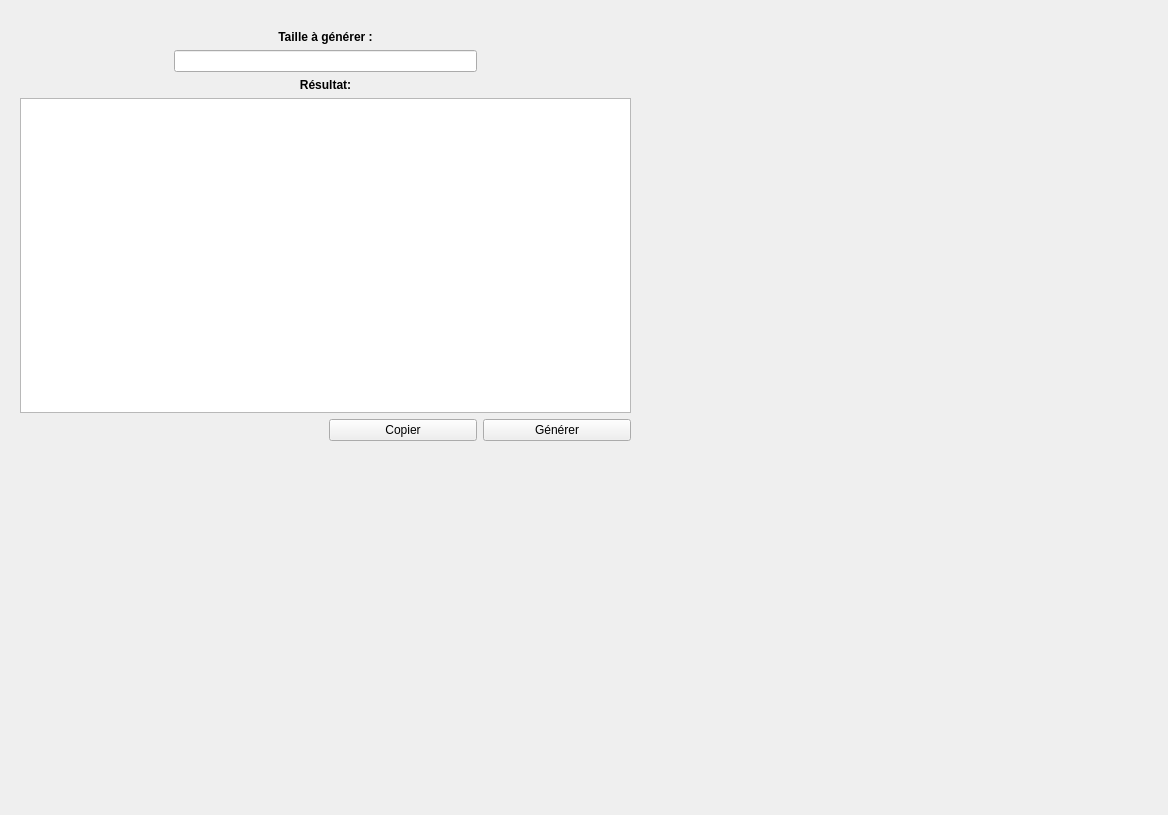
<?xml version="1.0" encoding="UTF-8"?>
<ui version="4.0">
 <class>Fenetre_generation_clef_mdp</class>
 <widget class="QWidget" name="Fenetre_generation_clef_mdp">
  <property name="geometry">
   <rect>
    <x>0</x>
    <y>0</y>
    <width>1168</width>
    <height>815</height>
   </rect>
  </property>
  <property name="windowTitle">
   <string>Form</string>
  </property>
  <widget class="QWidget" name="gridLayoutWidget">
   <property name="geometry">
    <rect>
     <x>20</x>
     <y>10</y>
     <width>611</width>
     <height>431</height>
    </rect>
   </property>
   <layout class="QGridLayout" name="global">
    <item row="7" column="3">
     <widget class="QPushButton" name="bouton_copier">
      <property name="text">
       <string>Copier</string>
      </property>
     </widget>
    </item>
    <item row="1" column="2" colspan="2">
     <widget class="QLabel" name="label">
      <property name="font">
       <font>
        <weight>75</weight>
        <bold>true</bold>
       </font>
      </property>
      <property name="text">
       <string>Taille à générer :</string>
      </property>
      <property name="alignment">
       <set>Qt::AlignCenter</set>
      </property>
     </widget>
    </item>
    <item row="7" column="1">
     <widget class="QLabel" name="label_3">
      <property name="text">
       <string>                     </string>
      </property>
     </widget>
    </item>
    <item row="6" column="1" colspan="4">
     <widget class="QTextEdit" name="resultat"/>
    </item>
    <item row="7" column="2">
     <widget class="QLabel" name="label_4">
      <property name="text">
       <string>             </string>
      </property>
     </widget>
    </item>
    <item row="7" column="4">
     <widget class="QPushButton" name="bouton_generer">
      <property name="text">
       <string>Générer</string>
      </property>
     </widget>
    </item>
    <item row="0" column="1" colspan="4">
     <widget class="QLabel" name="error">
      <property name="text">
       <string/>
      </property>
      <property name="textFormat">
       <enum>Qt::PlainText</enum>
      </property>
      <property name="alignment">
       <set>Qt::AlignCenter</set>
      </property>
     </widget>
    </item>
    <item row="4" column="2" colspan="2">
     <widget class="QLineEdit" name="edit_taille">
      <property name="alignment">
       <set>Qt::AlignCenter</set>
      </property>
     </widget>
    </item>
    <item row="5" column="2" colspan="2">
     <widget class="QLabel" name="label_2">
      <property name="font">
       <font>
        <weight>75</weight>
        <bold>true</bold>
       </font>
      </property>
      <property name="text">
       <string>Résultat:</string>
      </property>
      <property name="alignment">
       <set>Qt::AlignCenter</set>
      </property>
     </widget>
    </item>
   </layout>
  </widget>
 </widget>
 <resources/>
 <connections/>
</ui>
